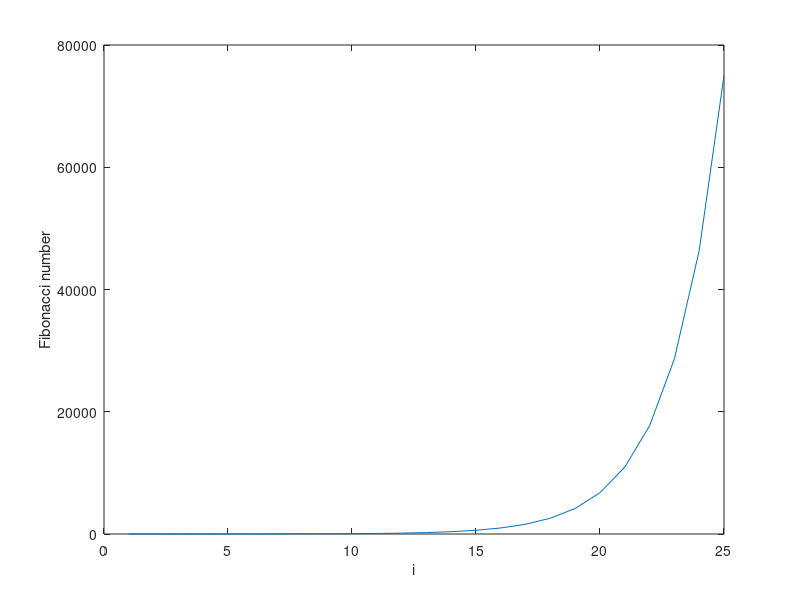
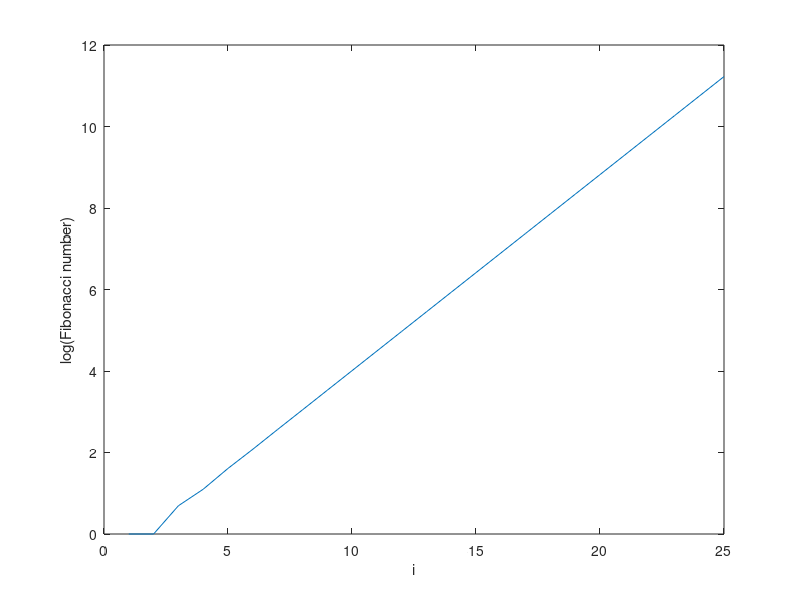

These charts were generated, in order, by the following MATLAB code:
%% Define to arrays containing: x = i values from 1 to 25 // y = Fibonacci numbers up to 25

x = [1:25];
y = zeros(1,25);

y(1) = 1;
y(2) = 1;

for i=3:25;
  y(i) = y(i-1) + y(i-2);
end


%% plot the figure:
myfig = figure()
plot(x, y);

xlabel('i')
ylabel('Fibonacci number')

saveas(myfig, './plots/fibonacci.png')


%% to plot it with the log(Fibo)
plot(x, log(y));

xlabel('i')
ylabel('log(Fibonacci number)')

saveas(myfig, './plots/log_fib.png')
